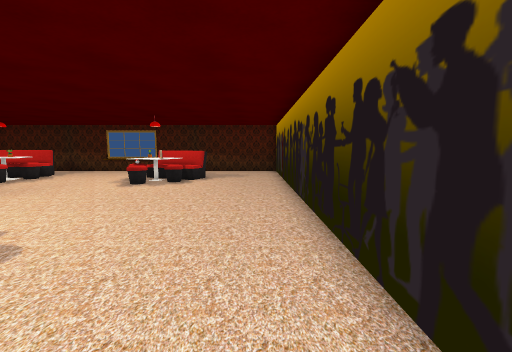
View 1 (above)

16 first-person views from a walk through a scene from a Unity 3-D project. The camera is 1.5 m above the floor, tilts 6° down and sees 90° across. The floor is counted in squares, 1 m on a side. Each view is taken from the middle of a square. On the plan, view 1 faces up. The plan holds only what a view shows up to about 13 squares ahead; the rest is blank. The player is left out. Some surface patterns are stand-ins.

View 2
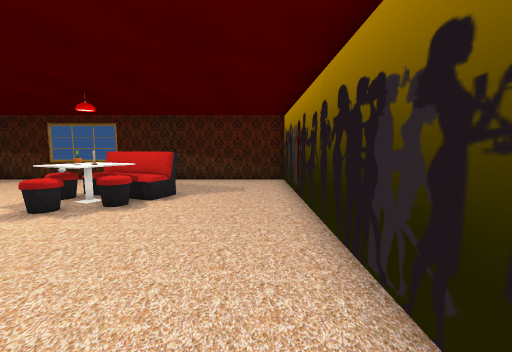

View 3
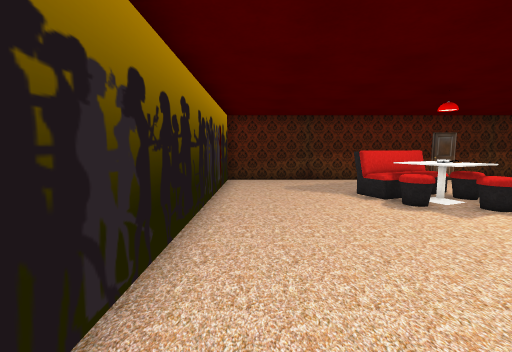

View 4
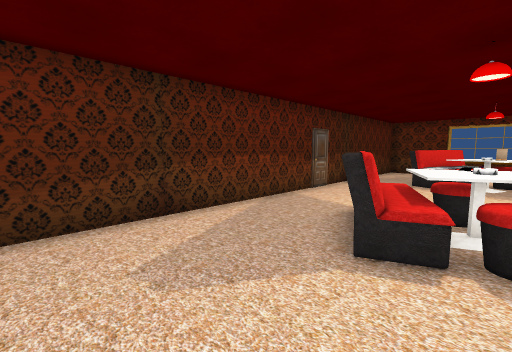

View 5
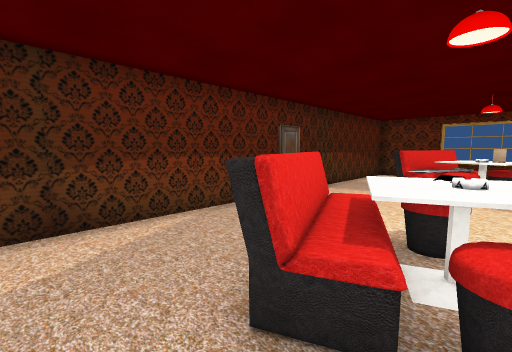

View 6
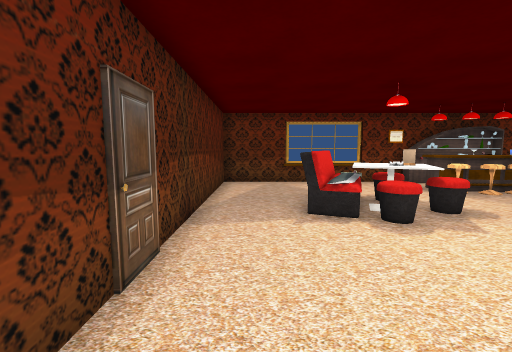

View 7
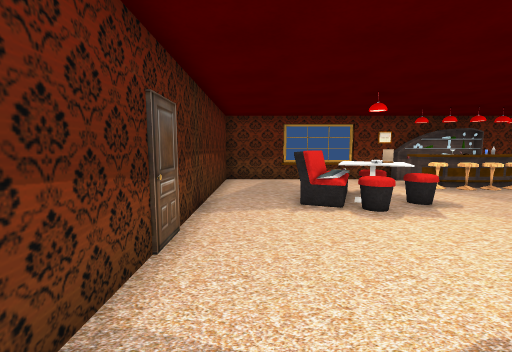

View 8
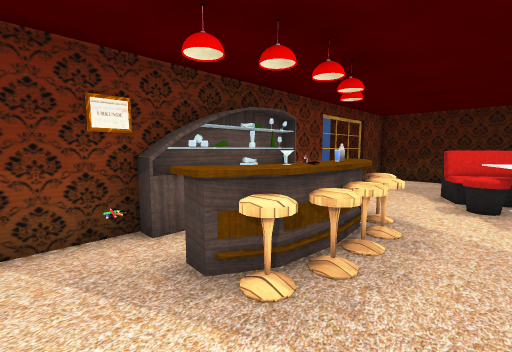

View 9
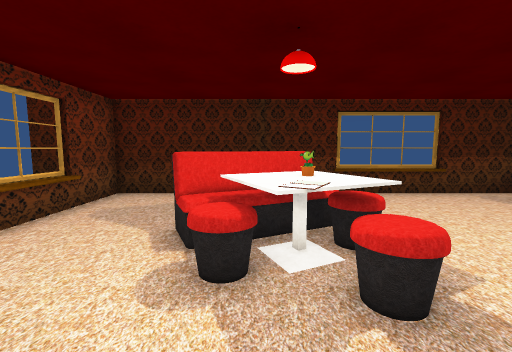

View 10
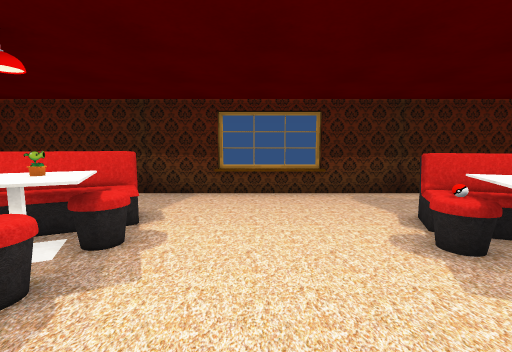

View 11
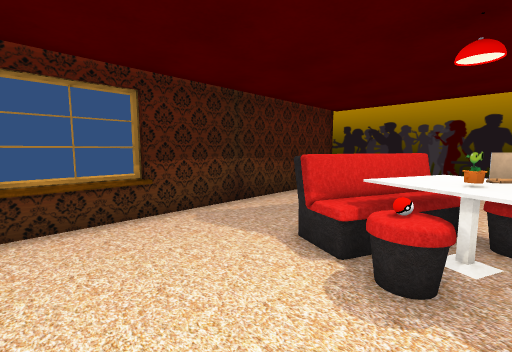

View 12
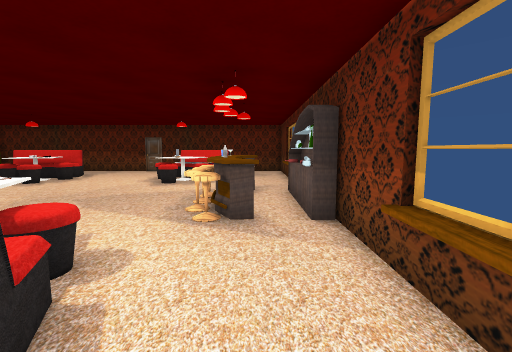

View 13
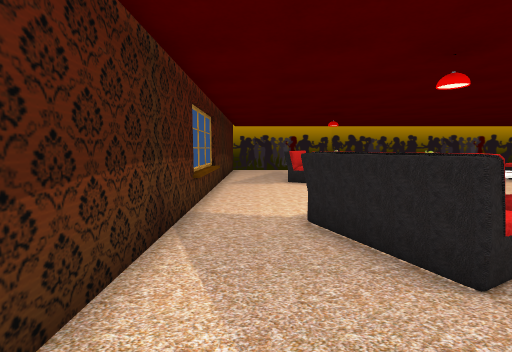

View 14
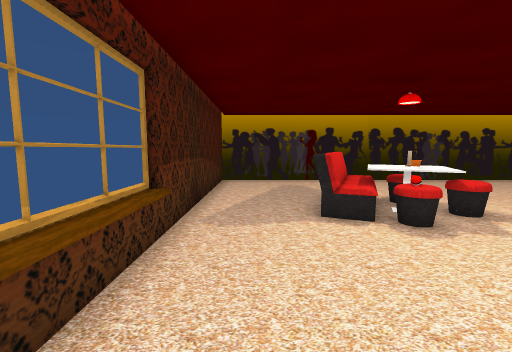

View 15
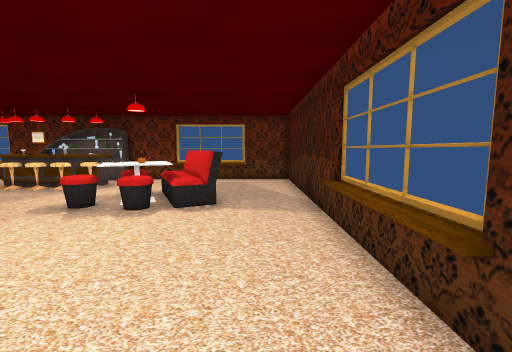

View 16
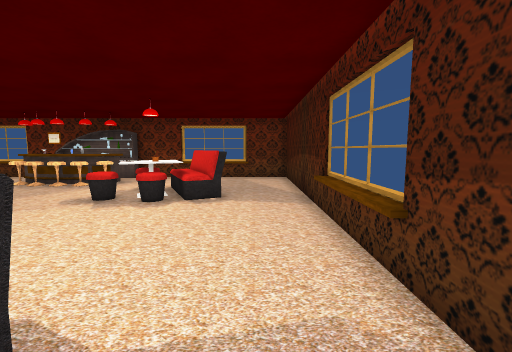

### Floor plan
Key: @ floor where view 1 was taken; # wall or solid block; x gap in a wall; . floor; = window, fence, low wall or low ledge; ^ raised ledge; O other object.
Columns run from 20 left of view 1 to 2 right of it. Each row starts with its distance up from view 1.
 18 ###########=###########
 17   #...................#
 16   #...................#
 15   =....OO......O......#
 14   =...OOOO....OOOO....#
 13   =...OO^^....#OOO....#
 12   #...=^^x....^^^O....#
 11   #.....^=.....^......#
 10   #.#O................#
  9   ==#OO...............#
  8   ==#OO...............#
  7   == OO...............#
  6   ###O................#
  5   #...................#
  4   #.....^.....^#......#
  3   =...=^^#....^O^.....#
  2   =.  OO^^...=OOO.....#
  1   =...OOOO....OOOO....#
  0   #.....O..... .....@.#
 -1   #...................#
 -2   #........#..........#
 -3    ######## ##########

Where each view was taken, in squares from view 1:
view 1: 0 up, 0 right, facing up
view 2: 5 up, 0 right, facing up
view 3: 10 up, 0 right, facing down
view 4: 3 up, 0 right, facing down-left
view 5: 3 up, 2 left, facing down-left
view 6: 1 down, 6 left, facing left
view 7: 1 down, 5 left, facing left
view 8: 4 up, 13 left, facing up-left
view 9: 9 up, 13 left, facing up
view 10: 9 up, 9 left, facing up
view 11: 12 up, 9 left, facing up-right
view 12: 15 up, 16 left, facing down
view 13: 16 up, 17 left, facing right
view 14: 16 up, 11 left, facing right
view 15: 16 up, 5 left, facing left
view 16: 16 up, 4 left, facing left
